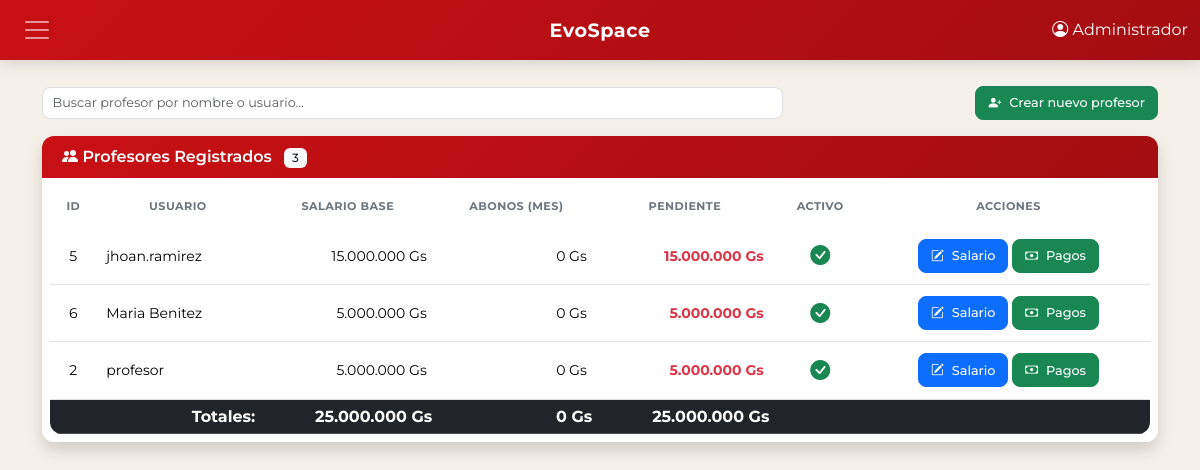
/secciones/profesores.php (signed in), run on the app's committed database.
### tables this page shows
CREATE TABLE `profesores` (
  `id_profesor` int(11) NOT NULL,
  `id_usuario` int(11) NOT NULL,
  `salario_base` decimal(10,2) DEFAULT NULL,
  `fecha_contratacion` date DEFAULT NULL,
  `activo` tinyint(1) DEFAULT 1
);

CREATE TABLE `usuarios` (
  `id_usuario` int(11) NOT NULL,
  `usuario` varchar(50) NOT NULL,
  `email` varchar(150) NOT NULL,
  `cedula` varchar(20) NOT NULL,
  `password_hash` varchar(255) NOT NULL,
  `id_rol` int(11) NOT NULL,
  `nombre_completo` varchar(150) DEFAULT NULL,
  `telefono` varchar(20) DEFAULT NULL,
  `activo` tinyint(1) DEFAULT 1,
  `dia_cobro` tinyint(4) DEFAULT NULL,
  `fecha_creacion` timestamp NOT NULL DEFAULT current_timestamp()
);

### secciones/funciones.php (called while the page is built, shortened)
<?php
function obtenerProfesores($pdo) {
    $sql = "SELECT u.*,
                   p.id_profesor, p.salario_base, p.activo as prof_activo
            FROM usuarios u
            LEFT JOIN profesores p ON u.id_usuario = p.id_usuario
            WHERE u.id_rol = 2
            ORDER BY u.usuario";
    $stmt = $pdo->prepare($sql);
    $stmt->execute();
    return $stmt->fetchAll(PDO::FETCH_ASSOC);
}
function obtenerAbonosPorProfesor($pdo, $id_usuario, $mes = null, $anio = null) {
    $sql = "SELECT * FROM abonos
            WHERE profesor = (SELECT usuario FROM usuarios WHERE id_usuario = :id_usuario)
            AND MONTH(fecha_abono) = :mes AND YEAR(fecha_abono) = :anio
            ORDER BY fecha_abono DESC";
    $stmt = $pdo->prepare($sql);
    $stmt->execute(['id_usuario' => $id_usuario, 'mes' => $mes, 'anio' => $anio]);
    return $stmt->fetchAll(PDO::FETCH_ASSOC);
}
function totalAbonosProfesorMes($pdo, $id_usuario, $mes = null, $anio = null) {
    $abonos = obtenerAbonosPorProfesor($pdo, $id_usuario, $mes, $anio);
    return array_sum(array_column($abonos, 'monto_abono'));
}
function obtenerProfesoresConAbonos($pdo, $mes = null, $anio = null) {
    $profesores = obtenerProfesores($pdo);
    foreach ($profesores as &$p) {
        $p['abonos_mes'] = totalAbonosProfesorMes($pdo, $p['id_usuario'], $mes, $anio);
    }
    return $profesores;
}
?>

### secciones/profesores.php (the view, shortened to what this page needs)
<?php
require_once __DIR__ . '/../config/db.php';
require_once __DIR__ . '/funciones.php';
$mesActual = date('m');
$anioActual = date('Y');
$profesores = obtenerProfesoresConAbonos($pdo, $mesActual, $anioActual);
$total_salarios = array_sum(array_column($profesores, 'salario_base'));
$total_abonos_mes = array_sum(array_column($profesores, 'abonos_mes'));
$total_pendiente = array_sum(array_column($profesores, 'salario_pendiente'));
include '../includes/header.php';
include '../includes/navbar.php';
?>
<div class="container mt-3">
    <div class="row g-2 mb-3 align-items-center">
        <div class="col-md-8">
            <input type="text" id="buscador" class="form-control form-control-sm" placeholder="Buscar profesor por nombre o usuario...">
        </div>
        <div class="col-md-4 text-end">
            <a href="/evospace/secciones/usuarios.php" class="btn btn-success btn-sm">
                <i class="bi bi-person-plus-fill"></i> Crear nuevo profesor
            </a>
        </div>
    </div>
    <div class="card shadow mb-4">
        <div class="card-header bg-evo text-white py-2">
            <i class="bi bi-people-fill"></i> Profesores Registrados
            <span class="badge bg-light text-dark ms-2"><?= count($profesores) ?></span>
        </div>
        <div class="card-body p-2">
            <?php if (empty($profesores)): ?>
                <div class="alert alert-warning mb-0">No hay profesores registrados.</div>
            <?php else: ?>
                <div class="table-responsive">
                    <table class="table table-hover table-sm mb-0" id="tablaProfesores">
                        <thead class="text-center">
                            <tr>
                                <th>ID</th>
                                <th>Usuario</th>
                                <th>Salario Base</th>
                                <th>Abonos (mes)</th>
                                <th>Pendiente</th>
                                <th>Activo</th>
                                <th>Acciones</th>
                            </tr>
                        </thead>
                        <tbody>
                            <?php foreach ($profesores as $fila): ?>
                                <tr>
                                    <td class="text-center align-middle"><?= $fila["id_usuario"] ?></td>
                                    <td class="nombre-profesor align-middle"><?= htmlspecialchars($fila["usuario"]) ?></td>
                                    <td class="text-end align-middle">
                                        <?= number_format($fila["salario_base"] ?? 0, 0, ',', '.') ?> Gs
                                    </td>
                                    <td class="text-end align-middle">
                                        <?= number_format($fila["abonos_mes"] ?? 0, 0, ',', '.') ?> Gs
                                    </td>
                                    <td class="text-end align-middle <?= ($fila["salario_pendiente"] ?? 0) > 0 ? 'text-danger fw-bold' : 'text-success' ?>">
                                        <?= number_format($fila["salario_pendiente"] ?? 0, 0, ',', '.') ?> Gs
                                    </td>
                                    <td class="text-center align-middle">
                                        <?= ($fila["prof_activo"] ?? 1) == 1 ? '<i class="bi bi-check-circle-fill text-success fs-5"></i>' : '<i class="bi bi-x-circle-fill text-danger fs-5"></i>' ?>
                                    </td>
                                    <td class="text-center align-middle">
                                        <button class="btn btn-primary btn-sm" data-bs-toggle="modal" data-bs-target="#modalSalario"
                                                onclick="cargarSalario(<?= htmlspecialchars(json_encode([
                                                    'id_usuario' => $fila['id_usuario'],
                                                    'usuario' => $fila['usuario'],
                                                    'salario_base' => $fila['salario_base'] ?? 0,
                                                    'activo' => $fila['prof_activo'] ?? 1
                                                ])) ?>)">
                                            <i class="bi bi-pencil-square"></i> <span class="d-none d-sm-inline">Salario</span>
                                        </button>
                                        <button class="btn btn-success btn-sm" data-bs-toggle="modal" data-bs-target="#modalPagos"
                                                onclick="cargarPagos(<?= $fila['id_usuario'] ?>)">
                                            <i class="bi bi-cash"></i> <span class="d-none d-sm-inline">Pagos</span>
                                        </button>
                                    </td>
                                </tr>
                            <?php endforeach; ?>
                        </tbody>
                        <tfoot class="table-dark">
                            <tr>
                                <th colspan="2" class="text-end">Totales:</th>
                                <th class="text-end"><?= number_format($total_salarios, 0, ',', '.') ?> Gs</th>
                                <th class="text-end"><?= number_format($total_abonos_mes, 0, ',', '.') ?> Gs</th>
                                <th class="text-end"><?= number_format($total_pendiente, 0, ',', '.') ?> Gs</th>
                                <th colspan="2"></th>
                            </tr>
                        </tfoot>
                    </table>
                </div>
            <?php endif; ?>
        </div>
    </div>
</div>
<?php
include '../includes/footer.php';
?>

### assets/css/estilos.css (style rules this page uses)
:root { --evo-primary: #c81015; --evo-primary-dark: #a30d11; --evo-primary-light: #e85a5e; --evo-secondary: #6c757d; --evo-accent: #d4a017; --evo-bg: #f5f0e8; --evo-bg-alt: #ebe5d9; --evo-surface: #ffffff; --evo-text: #2c2c2c; --evo-text-muted: #6c757d; --evo-border: #dee2e6; --evo-success: #198754; --evo-warning: #ffc107; --evo-info: #0dcaf0; --evo-danger: #dc3545; --evo-radius: 0.75rem; --evo-radius-sm: 0.5rem; --evo-shadow: 0 2px 12px rgba(0,0,0,0.08); --evo-shadow-lg: 0 8px 30px rgba(0,0,0,0.12); --evo-transition: 0.25s ease; }
* { font-family: "Montserrat", sans-serif; }
body { background-color: var(--evo-bg); padding-top: 70px; padding-bottom: 30px; color: var(--evo-text); line-height: 1.6; }
.btn { padding: 0.5rem 1.25rem; font-size: 0.875rem; border-radius: var(--evo-radius-sm); height: 42px; display: inline-flex; align-items: center; justify-content: center; gap: 0.5rem; white-space: nowrap; transition: all var(--evo-transition); font-weight: 500; }
.btn-sm { height: 34px; padding: 0.25rem 0.75rem; font-size: 0.8rem; }
.card { border: none; border-radius: var(--evo-radius); box-shadow: var(--evo-shadow); transition: all var(--evo-transition); overflow: hidden; }
.card-header { font-weight: 600; padding: 0.75rem 1.25rem; border-bottom: none; }
.card-body { padding: 1.25rem; }
.card-header.bg-evo { background: linear-gradient(135deg, var(--evo-primary), var(--evo-primary-dark)); color: #fff; }
.table { margin-bottom: 0; }
.table { margin-bottom: 0; border-collapse: separate; border-spacing: 0; }
.table thead { position: sticky; top: 0; z-index: 2; }
.table thead th { font-weight: 700; text-transform: uppercase; font-size: 0.7rem; letter-spacing: 0.04em; color: var(--evo-text-muted); border-bottom: none; padding: 0.75rem 0.6rem; vertical-align: middle; }
.table thead tr { background: var(--evo-bg-alt); }
.table thead tr:first-child th:first-child { border-top-left-radius: var(--evo-radius-sm); }
.table thead tr:first-child th:last-child { border-top-right-radius: var(--evo-radius-sm); }
.table tbody tr { transition: background var(--evo-transition); border-bottom: 1px solid var(--evo-border); }
.table tbody tr:last-child { border-bottom: none; }
.table td { padding: 0.7rem 0.6rem; vertical-align: middle; font-size: 0.875rem; border-bottom: 1px solid var(--evo-border); }
.table-responsive { border-radius: var(--evo-radius); overflow-x: auto; }
.form-control, .form-select { border-radius: var(--evo-radius-sm); border: 1.5px solid var(--evo-border); padding: 0.5rem 0.75rem; font-size: 0.875rem; transition: border-color var(--evo-transition), box-shadow var(--evo-transition); }
.form-control-sm, .form-select-sm { padding: 0.35rem 0.6rem; font-size: 0.8rem; }
.badge { font-weight: 500; letter-spacing: 0.02em; padding: 0.35em 0.65em; }
.bg-evo { background: linear-gradient(135deg, var(--evo-primary), var(--evo-primary-dark)); }

### data on the page
profesores: id_usuario.id_usuario "5", id_usuario.usuario "jhoan.ramirez", salario_base "15.000.000", abonos_mes "0", salario_pendiente "15.000.000", activo 1 (drawn)
profesores: id_usuario.id_usuario "6", id_usuario.usuario "Maria Benitez", salario_base "5.000.000", abonos_mes "0", salario_pendiente "5.000.000", activo 1 (drawn)
profesores: id_usuario.id_usuario "2", id_usuario.usuario "profesor", salario_base "5.000.000", abonos_mes "0", salario_pendiente "5.000.000", activo 1 (drawn)

### other printed values
$_SESSION['nombre_completo'] "Administrador"
count($profesores) "3"
$total_salarios "25.000.000"
$total_abonos_mes "0"
$total_pendiente "25.000.000"
